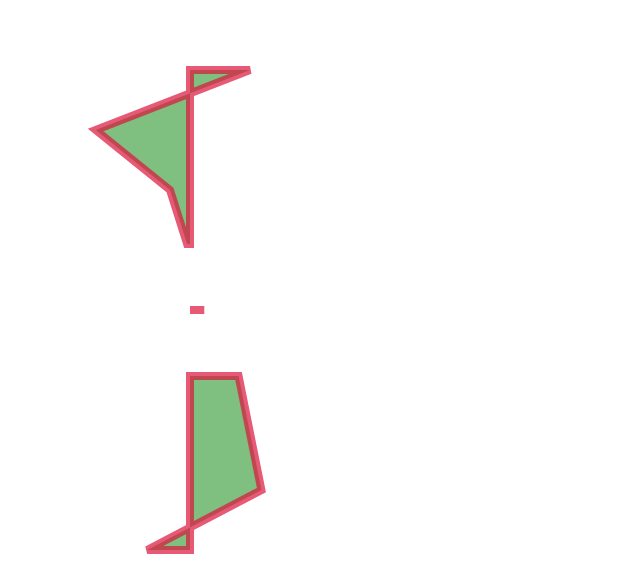

Specify this chart in Vega-Lite:
### Vega specification from a JSON file in a GitHub repository (floating-point values rounded to 4 significant figures)
{"$schema": "https://vega.github.io/schema/vega/v5.json", "background": "white", "padding": 5, "width": 300, "height": 200, "style": "cell", "config": {"style": {"cell": {"stroke": "transparent"}}}, "data": [{"name": "source_0", "values": [{"u": 1, "v": 28, "defined": true}, {"u": 2, "v": 55, "defined": true}, {"u": 3, "v": 42, "defined": true}, {"u": 3.9, "v": 39, "defined": true}, {"u": 4, "v": 34, "defined": false}, {"u": 5, "v": 36, "defined": true}, {"u": 6, "v": 48, "defined": false}, {"u": 6.1, "v": 30, "defined": true}, {"u": 8, "v": 26, "defined": true}, {"u": 9, "v": 46, "defined": true}]}, {"name": "data_0", "source": "source_0", "transform": [{"type": "formula", "expr": "toNumber(datum[\"u\"])", "as": "u"}]}], "marks": [{"name": "marks", "type": "area", "sort": {"field": "datum[\"u\"]"}, "from": {"data": "data_0"}, "encode": {"update": {"orient": {"value": "horizontal"}, "fill": {"value": "green"}, "fillOpacity": {"value": 0.5}, "strokeWidth": {"value": 4}, "stroke": {"value": "crimson"}, "strokeOpacity": {"value": 0.7}, "x": {"scale": "x", "field": "v"}, "y": {"scale": "y", "field": "u"}, "x2": {"value": 90}, "defined": {"field": "defined"}}}}], "scales": [{"name": "y", "type": "linear", "domain": [1, 10], "range": [0, {"signal": "width"}], "nice": true}, {"name": "x", "type": "linear", "domain": [20, 70], "range": [{"signal": "height"}, 0], "nice": true}]}
